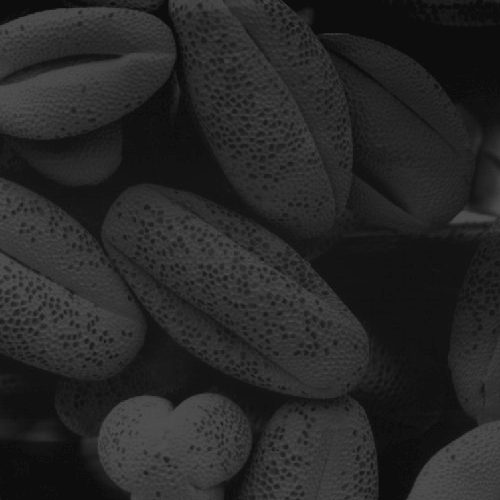
%> input picture 02 - Transformações de intensidade/escura.tif, 500 x 500 px
$ octave atividade2_parte_2.m   (GNU Octave 9; MATLAB toolbox functions it lacks are replaced by stand-ins)
%> lines starting %> are read from the running program, lines starting %| are printed output that depends on the picture
clear; clc; clear all;
pkg load image;
E = imread('escura.tif');
%> E is the input picture: size 500x500 uint8; min 13, max 83, mean 38.7
C = imread('clara.tif');
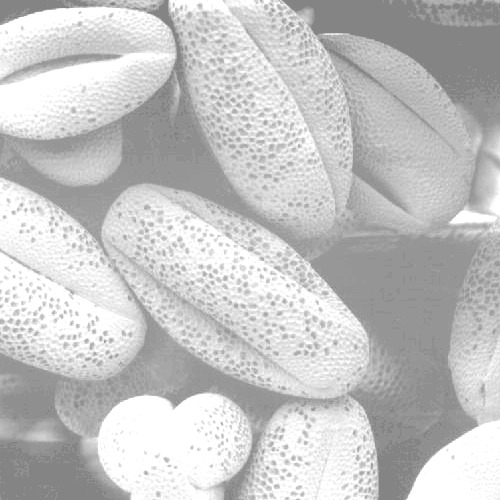
%> input picture 02 - Transformações de intensidade/clara.tif, 500 x 500 px
%> C is the input picture: size 500x500 uint8; min 132, max 255, mean 196.4
B = imread('baixo_contraste.tif');
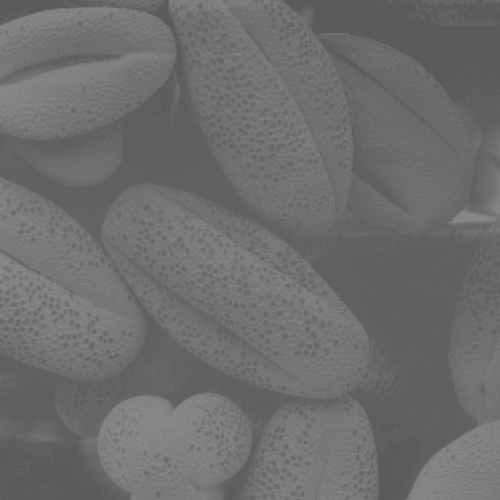
%> input picture 02 - Transformações de intensidade/baixo_contraste.tif, 500 x 500 px
%> B is the input picture: size 500x500 uint8; min 91, max 138, mean 109.1
figure,
subplot(1,2,1), imshow(E), title('Escura'),
subplot(1,2,2), imhist(E), title('Histograma');
%> after `title('Histograma')`:
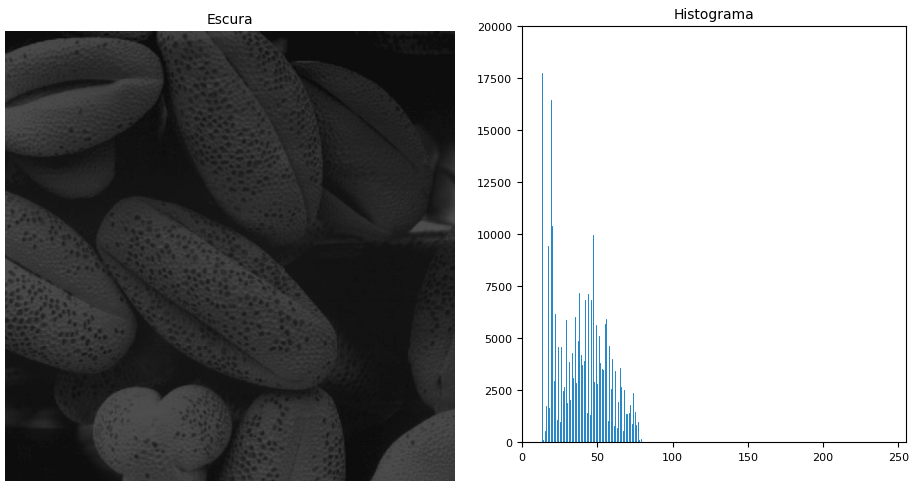
%> figure redrawn from the program's plot data, 2 panels
figure,
subplot(1,2,1), imshow(C), title('Clara'),
subplot(1,2,2), imhist(C), title('Histograma');
%> after `title('Histograma')`:
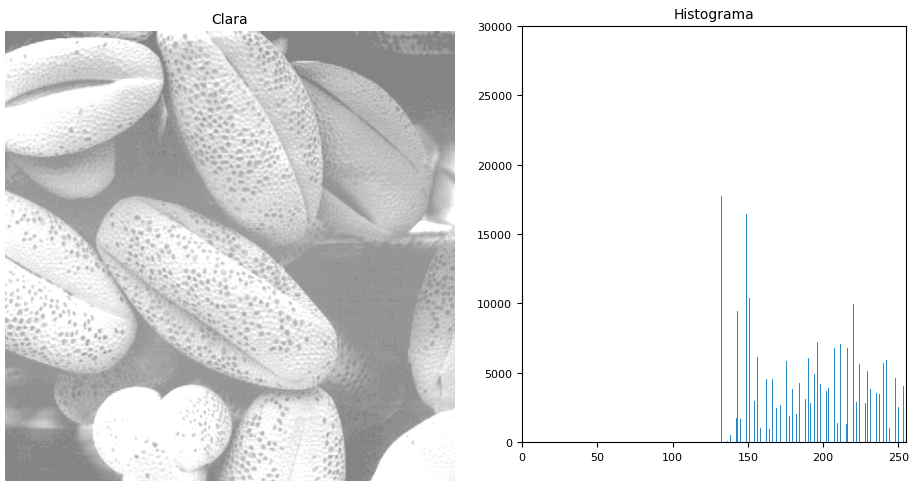
%> figure redrawn from the program's plot data, 2 panels
figure,
subplot(1,2,1), imshow(B), title('Baixo contraste'),
subplot(1,2,2), imhist(B), title('Histograma');
%> after `title('Histograma')`:
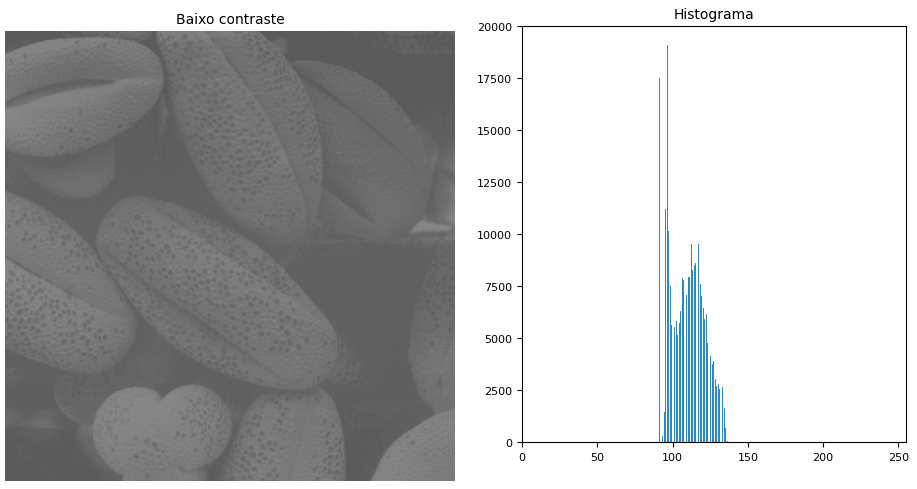
%> figure redrawn from the program's plot data, 2 panels

E2 = histeq(E);
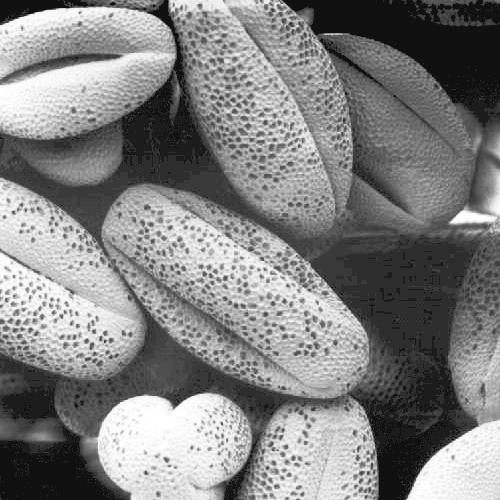
%> E2: size 500x500 uint8; min 16, max 255, mean 129.3
C2 = histeq(C);
B2 = histeq(B);
figure,
subplot(1,2,1), imshow(E2), title('Escura equalizada'),
subplot(1,2,2), imhist(E2), title('Histograma');
figure,
subplot(1,2,1), imshow(C2), title('Clara equalizada'),
subplot(1,2,2), imhist(C2), title('Histograma');
figure,
subplot(1,2,1), imshow(B2), title('Baixo contraste equalizada'),
subplot(1,2,2), imhist(B2 ), title('Histograma');
%> after `title('Histograma')`:
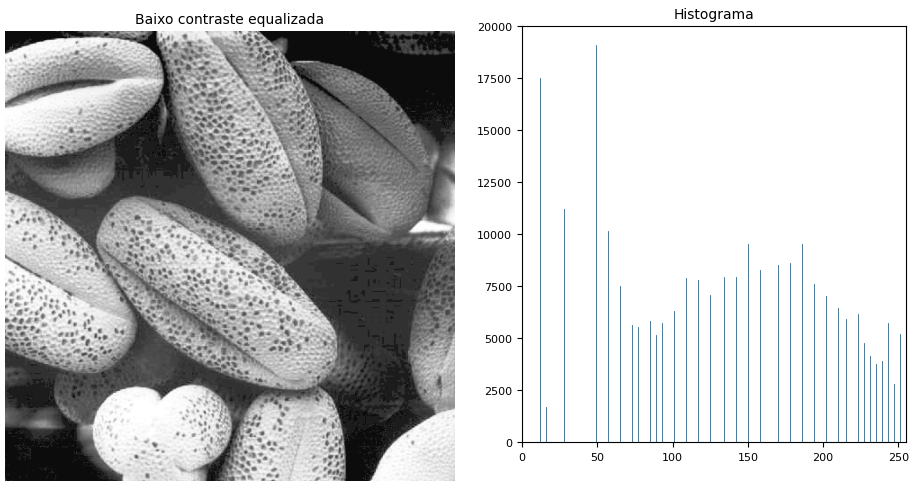
%> figure redrawn from the program's plot data, 2 panels
